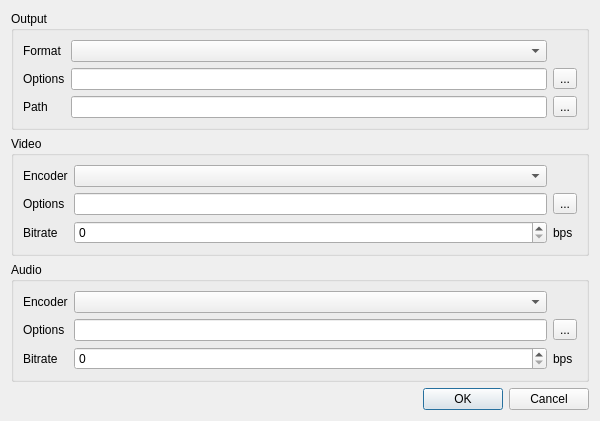
<?xml version="1.0" encoding="UTF-8"?>
<ui version="4.0">
 <class>DumpingDialog</class>
 <widget class="QDialog" name="DumpingDialog">
  <property name="geometry">
   <rect>
    <x>0</x>
    <y>0</y>
    <width>600</width>
    <height>420</height>
   </rect>
  </property>
  <property name="windowTitle">
   <string>Dump Video</string>
  </property>
  <layout class="QVBoxLayout">
   <item>
    <widget class="QGroupBox">
     <property name="title">
      <string>Output</string>
     </property>
     <layout class="QGridLayout">
      <item row="0" column="0">
       <widget class="QLabel">
        <property name="text">
         <string>Format</string>
        </property>
       </widget>
      </item>
      <item row="0" column="1">
       <widget class="QComboBox" name="formatComboBox"/>
      </item>
      <item row="1" column="0">
       <widget class="QLabel">
        <property name="text">
         <string>Options</string>
        </property>
       </widget>
      </item>
      <item row="1" column="1">
       <widget class="QLineEdit" name="formatOptionsLineEdit"/>
      </item>
      <item row="1" column="2">
       <widget class="QToolButton" name="formatOptionsButton">
        <property name="text">
         <string>...</string>
        </property>
       </widget>
      </item>
      <item row="2" column="0">
       <widget class="QLabel">
        <property name="text">
         <string>Path</string>
        </property>
       </widget>
      </item>
      <item row="2" column="1">
       <widget class="QLineEdit" name="pathLineEdit"/>
      </item>
      <item row="2" column="2">
       <widget class="QToolButton" name="pathExplore">
        <property name="text">
         <string>...</string>
        </property>
       </widget>
      </item>
     </layout>
    </widget>
   </item>
   <item>
    <widget class="QGroupBox">
     <property name="title">
      <string>Video</string>
     </property>
     <layout class="QGridLayout">
      <item row="0" column="0">
       <widget class="QLabel">
        <property name="text">
         <string>Encoder</string>
        </property>
       </widget>
      </item>
      <item row="0" column="1">
       <widget class="QComboBox" name="videoEncoderComboBox">
        <property name="sizePolicy">
         <sizepolicy hsizetype="MinimumExpanding" vsizetype="Fixed">
          <horstretch>0</horstretch>
          <verstretch>0</verstretch>
         </sizepolicy>
        </property>
       </widget>
      </item>
      <item row="1" column="0">
       <widget class="QLabel">
        <property name="text">
         <string>Options</string>
        </property>
       </widget>
      </item>
      <item row="1" column="1">
       <widget class="QLineEdit" name="videoEncoderOptionsLineEdit"/>
      </item>
      <item row="1" column="2">
       <widget class="QToolButton" name="videoEncoderOptionsButton">
        <property name="text">
         <string>...</string>
        </property>
       </widget>
      </item>
      <item row="2" column="0">
       <widget class="QLabel">
        <property name="text">
         <string>Bitrate</string>
        </property>
       </widget>
      </item>
      <item row="2" column="1">
       <widget class="QSpinBox" name="videoBitrateSpinBox">
        <property name="maximum">
         <number>10000000</number>
        </property>
        <property name="singleStep">
         <number>1000</number>
        </property>
       </widget>
      </item>
      <item row="2" column="2">
       <widget class="QLabel">
        <property name="text">
         <string>bps</string>
        </property>
       </widget>
      </item>
     </layout>
    </widget>
   </item>
   <item>
    <widget class="QGroupBox">
     <property name="title">
      <string>Audio</string>
     </property>
     <layout class="QGridLayout">
      <item row="0" column="0">
       <widget class="QLabel">
        <property name="text">
         <string>Encoder</string>
        </property>
       </widget>
      </item>
      <item row="0" column="1">
       <widget class="QComboBox" name="audioEncoderComboBox">
        <property name="sizePolicy">
         <sizepolicy hsizetype="MinimumExpanding" vsizetype="Fixed">
          <horstretch>0</horstretch>
          <verstretch>0</verstretch>
         </sizepolicy>
        </property>
       </widget>
      </item>
      <item row="1" column="0">
       <widget class="QLabel">
        <property name="text">
         <string>Options</string>
        </property>
       </widget>
      </item>
      <item row="1" column="1">
       <widget class="QLineEdit" name="audioEncoderOptionsLineEdit"/>
      </item>
      <item row="1" column="2">
       <widget class="QToolButton" name="audioEncoderOptionsButton">
        <property name="text">
         <string>...</string>
        </property>
       </widget>
      </item>
      <item row="2" column="0">
       <widget class="QLabel">
        <property name="text">
         <string>Bitrate</string>
        </property>
       </widget>
      </item>
      <item row="2" column="1">
       <widget class="QSpinBox" name="audioBitrateSpinBox">
        <property name="maximum">
         <number>1000000</number>
        </property>
        <property name="singleStep">
         <number>100</number>
        </property>
       </widget>
      </item>
      <item row="2" column="2">
       <widget class="QLabel">
        <property name="text">
         <string>bps</string>
        </property>
       </widget>
      </item>
     </layout>
    </widget>
   </item>
   <item>
    <widget class="QDialogButtonBox" name="buttonBox">
     <property name="standardButtons">
      <set>QDialogButtonBox::Cancel|QDialogButtonBox::Ok</set>
     </property>
    </widget>
   </item>
  </layout>
 </widget>
</ui>
